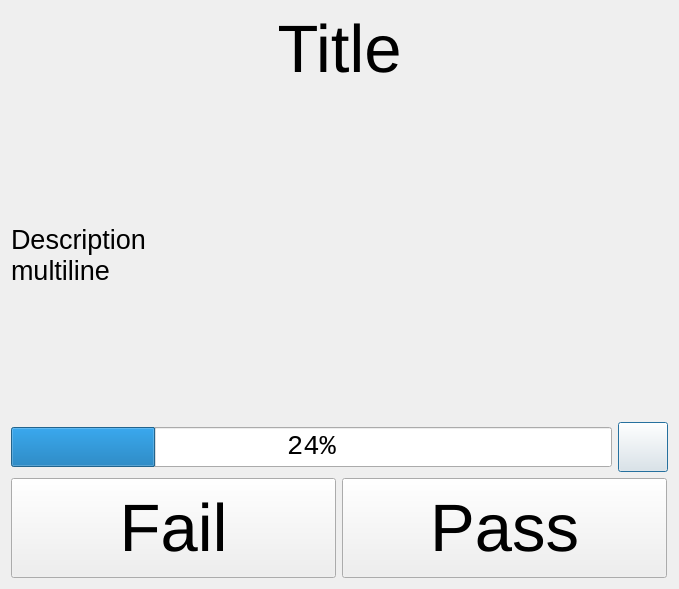
<?xml version="1.0" encoding="UTF-8"?>
<ui version="4.0">
 <class>ShowDialog</class>
 <widget class="QDialog" name="ShowDialog">
  <property name="geometry">
   <rect>
    <x>0</x>
    <y>0</y>
    <width>679</width>
    <height>589</height>
   </rect>
  </property>
  <property name="font">
   <font>
    <pointsize>50</pointsize>
   </font>
  </property>
  <property name="windowTitle">
   <string>Show Dialog</string>
  </property>
  <property name="windowIcon">
   <iconset resource="../resources.qrc">
    <normaloff>:/images/window_icon.png</normaloff>:/images/window_icon.png</iconset>
  </property>
  <layout class="QVBoxLayout" name="verticalLayout">
   <item>
    <widget class="QLabel" name="title_label">
     <property name="sizePolicy">
      <sizepolicy hsizetype="Preferred" vsizetype="Fixed">
       <horstretch>0</horstretch>
       <verstretch>0</verstretch>
      </sizepolicy>
     </property>
     <property name="text">
      <string>Title</string>
     </property>
     <property name="alignment">
      <set>Qt::AlignmentFlag::AlignCenter</set>
     </property>
    </widget>
   </item>
   <item>
    <widget class="QLabel" name="description_label">
     <property name="font">
      <font>
       <pointsize>20</pointsize>
      </font>
     </property>
     <property name="text">
      <string>Description
multiline</string>
     </property>
    </widget>
   </item>
   <item>
    <layout class="QHBoxLayout" name="timeout_h_layout">
     <item>
      <widget class="QProgressBar" name="timeout_progress_bar">
       <property name="sizeIncrement">
        <size>
         <width>0</width>
         <height>0</height>
        </size>
       </property>
       <property name="baseSize">
        <size>
         <width>0</width>
         <height>0</height>
        </size>
       </property>
       <property name="font">
        <font>
         <family>Consolas</family>
         <pointsize>20</pointsize>
         <bold>false</bold>
         <kerning>true</kerning>
        </font>
       </property>
       <property name="value">
        <number>24</number>
       </property>
       <property name="textVisible">
        <bool>true</bool>
       </property>
      </widget>
     </item>
     <item>
      <widget class="QPushButton" name="timeout_increase_button">
       <property name="maximumSize">
        <size>
         <width>50</width>
         <height>50</height>
        </size>
       </property>
       <property name="font">
        <font>
         <pointsize>30</pointsize>
        </font>
       </property>
       <property name="text">
        <string/>
       </property>
       <property name="icon">
        <iconset resource="../resources.qrc">
         <normaloff>:/images/plus_icon.png</normaloff>:/images/plus_icon.png</iconset>
       </property>
      </widget>
     </item>
    </layout>
   </item>
   <item>
    <layout class="QHBoxLayout" name="buttons_h_layout">
     <item>
      <widget class="QPushButton" name="fail_button">
       <property name="maximumSize">
        <size>
         <width>325</width>
         <height>100</height>
        </size>
       </property>
       <property name="text">
        <string>Fail</string>
       </property>
       <property name="icon">
        <iconset resource="../resources.qrc">
         <normaloff>:/images/fail_icon.png</normaloff>:/images/fail_icon.png</iconset>
       </property>
      </widget>
     </item>
     <item>
      <widget class="QPushButton" name="pass_button">
       <property name="maximumSize">
        <size>
         <width>325</width>
         <height>100</height>
        </size>
       </property>
       <property name="text">
        <string>Pass</string>
       </property>
       <property name="icon">
        <iconset resource="../resources.qrc">
         <normaloff>:/images/pass_icon.png</normaloff>:/images/pass_icon.png</iconset>
       </property>
      </widget>
     </item>
    </layout>
   </item>
  </layout>
 </widget>
 <resources>
  <include location="../resources.qrc"/>
 </resources>
 <connections/>
</ui>
